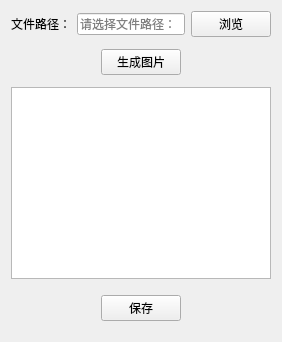
            <widget class="QWidget" name="tab4_2">
             <attribute name="title">
              <string>正态分布Q-Q图</string>
             </attribute>
             <layout class="QVBoxLayout" name="verticalLayout_8">
              <item>
               <layout class="QHBoxLayout" name="horizontalLayout_34" stretch="0,10,1">
                <item>
                 <widget class="QLabel" name="label_34">
                  <property name="text">
                   <string>文件路径：</string>
                  </property>
                 </widget>
                </item>
                <item>
                 <widget class="QLineEdit" name="tab4_2_browse_filepass_text">
                  <property name="placeholderText">
                   <string>请选择文件路径：</string>
                  </property>
                 </widget>
                </item>
                <item>
                 <widget class="QPushButton" name="tab4_2_browse_filepass_button">
                  <property name="text">
                   <string>浏览</string>
                  </property>
                 </widget>
                </item>
               </layout>
              </item>
              <item>
               <layout class="QHBoxLayout" name="horizontalLayout_35" stretch="10,2,10">
                <property name="topMargin">
                 <number>6</number>
                </property>
                <property name="bottomMargin">
                 <number>6</number>
                </property>
                <item>
                 <spacer name="horizontalSpacer_27">
                  <property name="orientation">
                   <enum>Qt::Horizontal</enum>
                  </property>
                  <property name="sizeHint" stdset="0">
                   <size>
                    <width>40</width>
                    <height>20</height>
                   </size>
                  </property>
                 </spacer>
                </item>
                <item>
                 <widget class="QPushButton" name="tab4_2_run_button">
                  <property name="sizePolicy">
                   <sizepolicy hsizetype="Minimum" vsizetype="Fixed">
                    <horstretch>0</horstretch>
                    <verstretch>0</verstretch>
                   </sizepolicy>
                  </property>
                  <property name="text">
                   <string>生成图片</string>
                  </property>
                 </widget>
                </item>
                <item>
                 <spacer name="horizontalSpacer_28">
                  <property name="orientation">
                   <enum>Qt::Horizontal</enum>
                  </property>
                  <property name="sizeHint" stdset="0">
                   <size>
                    <width>40</width>
                    <height>20</height>
                   </size>
                  </property>
                 </spacer>
                </item>
               </layout>
              </item>
              <item>
               <widget class="QGraphicsView" name="tab4_2_graphics_view"/>
              </item>
              <item>
               <layout class="QHBoxLayout" name="horizontalLayout_36" stretch="10,2,10">
                <property name="topMargin">
                 <number>10</number>
                </property>
                <property name="bottomMargin">
                 <number>10</number>
                </property>
                <item>
                 <spacer name="horizontalSpacer_29">
                  <property name="orientation">
                   <enum>Qt::Horizontal</enum>
                  </property>
                  <property name="sizeHint" stdset="0">
                   <size>
                    <width>40</width>
                    <height>20</height>
                   </size>
                  </property>
                 </spacer>
                </item>
                <item>
                 <widget class="QPushButton" name="tab4_2_save_pic_button">
                  <property name="sizePolicy">
                   <sizepolicy hsizetype="Minimum" vsizetype="Fixed">
                    <horstretch>0</horstretch>
                    <verstretch>0</verstretch>
                   </sizepolicy>
                  </property>
                  <property name="text">
                   <string>保存</string>
                  </property>
                 </widget>
                </item>
                <item>
                 <spacer name="horizontalSpacer_30">
                  <property name="orientation">
                   <enum>Qt::Horizontal</enum>
                  </property>
                  <property name="sizeHint" stdset="0">
                   <size>
                    <width>40</width>
                    <height>20</height>
                   </size>
                  </property>
                 </spacer>
                </item>
               </layout>
              </item>
             </layout>
            </widget>
